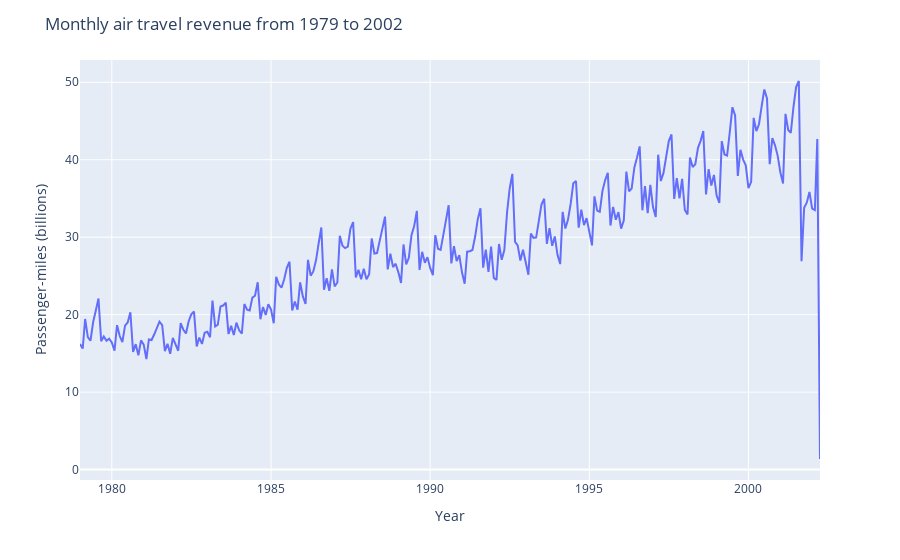

Here is the notebook cell this chart was saved with:
### Markdown cell above
Just as `groupby`, the `resample` method can be combined with the usual aggregation functions such as `mean`, `sum` or `max`, or with a user-defined custom function through the `apply` interface.

### Code cell
fig = px.line(air_traffic_monthly, x=air_traffic_monthly.index, y="Revenue Passenger Miles",)
fig.update_layout(
    yaxis_title="Passenger-miles (billions)", 
    xaxis_title="Year",
    legend_title="", 
    title="Monthly air travel revenue from 1979 to 2002"
)
fig.show()

### Figure 1 — Plotly figure (JSON) as saved in the notebook; plotly's stock layout.template omitted (floating-point values rounded to 4 significant figures; data arrays with more than 128 entries replaced by an {"elided": "..."} marker saying what was removed)
{"data": [{"hovertemplate": "index=%{x}<br>Revenue Passenger Miles=%{y}<extra></extra>", "legendgroup": "", "line": {"color": "#636efa", "dash": "solid"}, "marker": {"symbol": "circle"}, "mode": "lines", "name": "", "orientation": "v", "showlegend": false, "type": "scatter", "x": {"elided": "280 str values"}, "xaxis": "x", "y": {"elided": "280 float values"}, "yaxis": "y"}], "layout": {"legend": {"title": {"text": ""}, "tracegroupgap": 0}, "margin": {"t": 60}, "title": {"text": "Monthly air travel revenue from 1979 to 2002"}, "xaxis": {"anchor": "y", "domain": [0, 1], "title": {"text": "Year"}}, "yaxis": {"anchor": "x", "domain": [0, 1], "title": {"text": "Passenger-miles (billions)"}}}}
